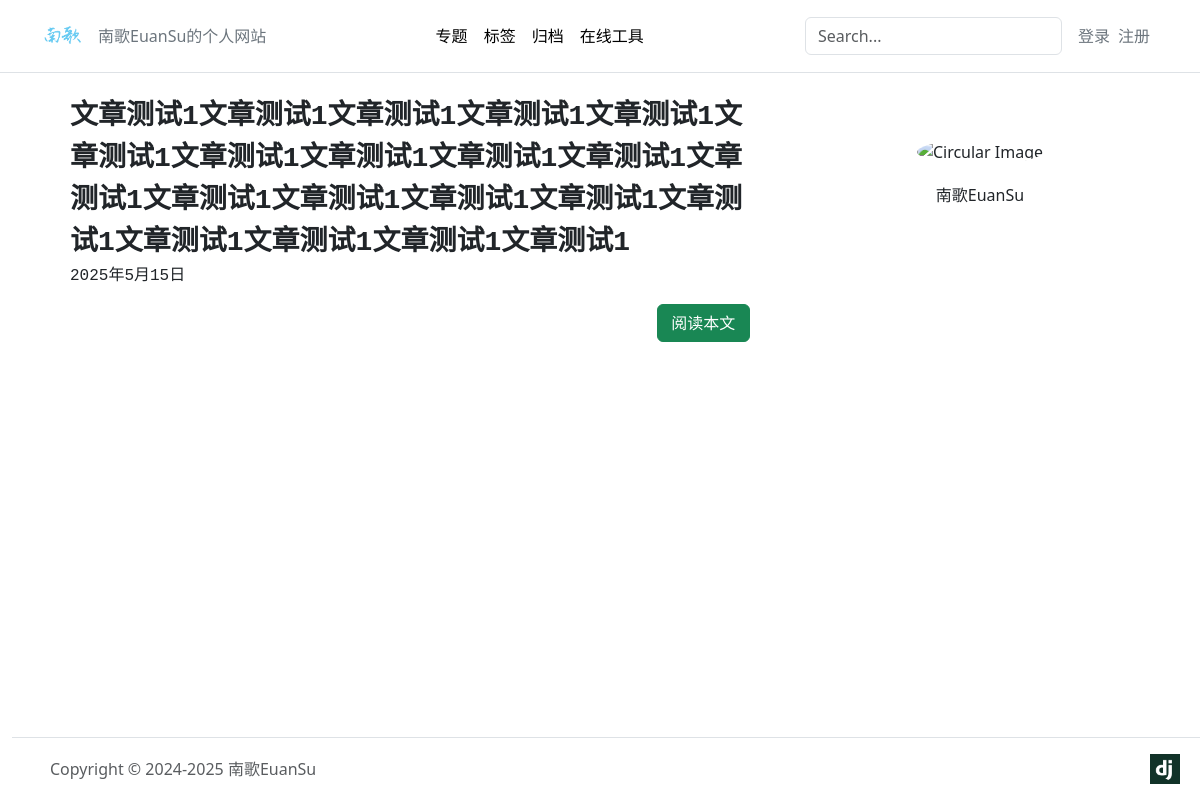
/, run on an earlier commit of the app's database.
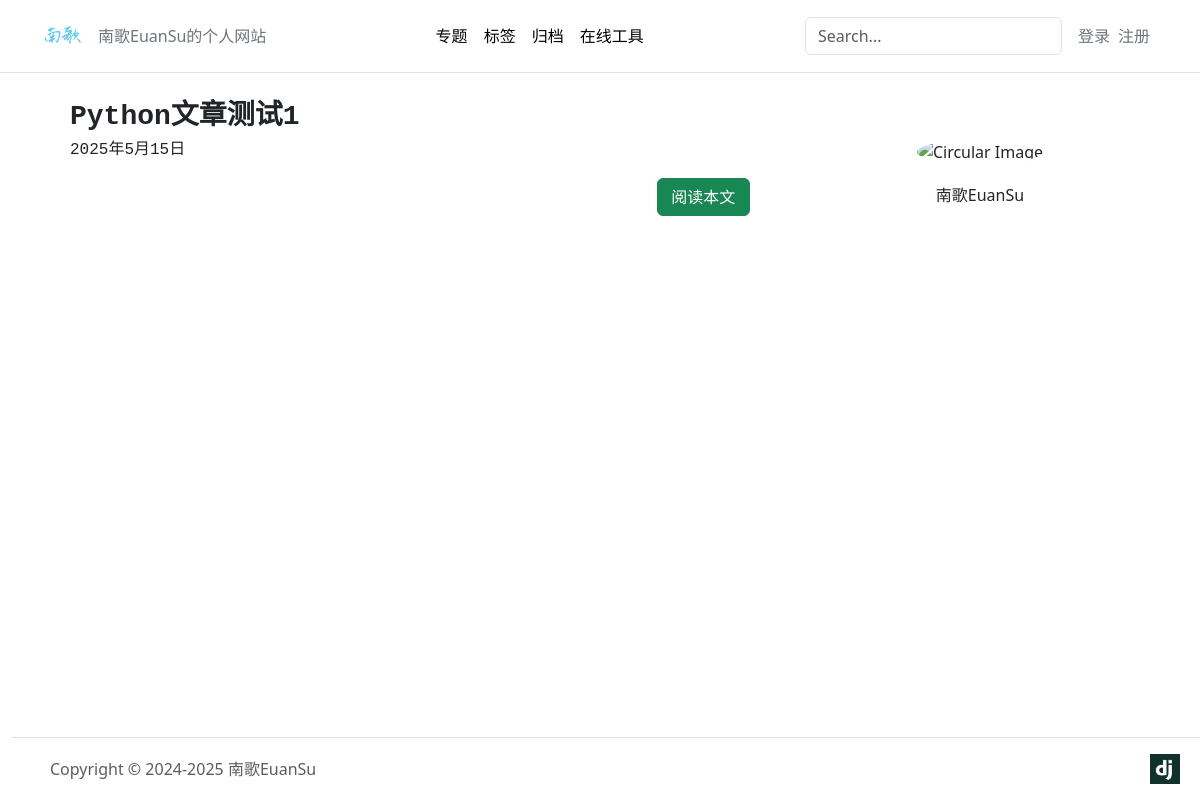
And on a later commit of the database.
### apps/article/models.py (models this page shows, shortened)
class ArticlePost(models.Model):
    uuid = models.UUIDField(primary_key=True, default=uuid.uuid4, editable=False)
    author = models.ForeignKey(settings.AUTH_USER_MODEL, on_delete=models.CASCADE)
    title = models.CharField(max_length=100)
    body = models.TextField()  # 保存 Markdown 文本
    created = models.DateTimeField(default=timezone.now)
    updated = models.DateTimeField(auto_now=True)
    is_deleted = models.BooleanField(default=False)
    category = models.ForeignKey(Category, on_delete=models.CASCADE)
    tag = models.ManyToManyField(ArticleTag, blank=True)
    class Meta:
        ordering = ('-created',)

### apps/article/views.py (the view)
# urls.py: path('', article_list, name='home'),
def article_list(request):
    articles = ArticlePost.objects.filter(is_deleted=False)
    paginator = Paginator(articles, 10)
    page = request.GET.get('page')
    articles = paginator.get_page(page)
    context = { 'articles': articles ,'page_list':paginator.page_range}
    return render(request, 'article/list.html', context)

### DjangoBlog/context_processors.py (called while the page is built)
def site_settings(request):
    return {
        'SITE_NAME': settings.SITE_NAME,
    }

### templates/article/list.html (shortened to what this page needs)
{% extends "base.html" %}
{% load static %}
{% block content %}
<div class="container text-center">
    <div class="row">
        <div class="col-8 my-3">
            <ul class="list-group list-group-flush">
                {% for article in articles %}
                <li class="list-group-item">
                    <div class="container text-center">
                        <div class="row">
                            <a href="{% url 'article:article_detail' article.uuid %}"
                                class="fs-3 font-monospace text-start fw-bold text-decoration-none text-dark">
                                {{ article.title }}
                            </a>
                        </div>
                        <div class="row">
                            <p class="fs-6 font-monospace text-start">{{ article.updated | date:"Y年n月j日"}}</p>
                        </div>
                        <div class="row">
                            <div class="d-grid gap-2 col-2 ms-auto">
                                <a href="{% url 'article:article_detail' article.uuid %}" class="btn btn-success">阅读本文</a>
                            </div>
                        </div>
                    </div>
                </li>
                {% endfor %}
            </ul>
        </div>
        <div class="col-4 my-3">
             <div style="margin-top: 50px;">
                <img src="/media/avatar.jpg" alt="Circular Image" class="rounded-circle fixed-size" style="width: 100px;height: 100px;">
                <br>
                <p style="margin-top: 19px;">南歌EuanSu</p>
             </div>
        </div>
    </div>
</div>
{% endblock content %}

What changed in the data, as far as the page shows it:
changed ArticlePost: title "文章测试1文章测试1文章测试1文章测试1文章测试1文章测试1文章测试1文章测试1文章测试1文章测试1文章测试1文章测试1文章测试1文章测试1文章测试1文章测试1文章测试1文章测试1文章测试1文章测试1" → "Python文章测试1"
